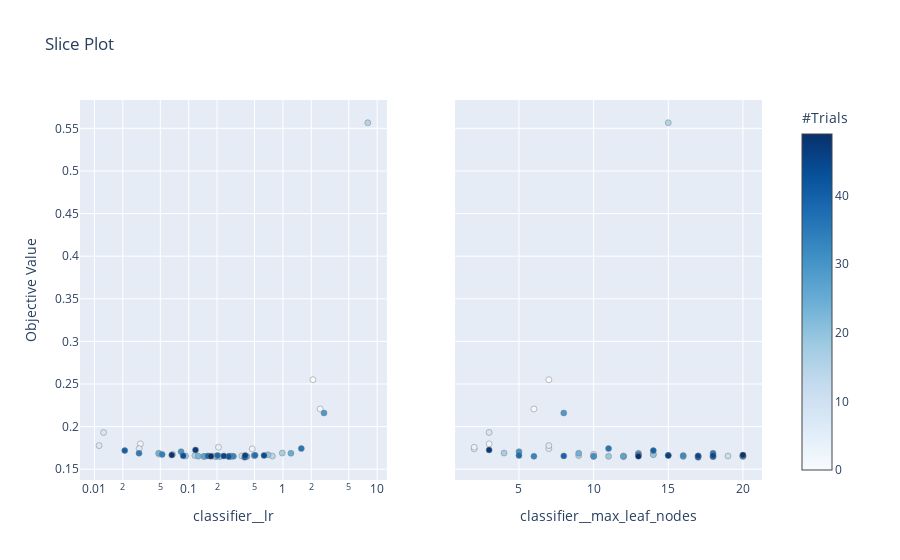

The notebook cell saved with this chart:
### Code cell
plot_slice(study)

### Figure 1 — Plotly figure (JSON) as saved in the notebook; plotly's stock layout.template omitted (floating-point values rounded to 4 significant figures)
{"data": [{"marker": {"color": [0, 1, 2, 3, 4, 5, 6, 7, 8, 9, 10, 11, 12, 13, 14, 15, 16, 17, 18, 19, 20, 21, 22, 23, 24, 25, 26, 27, 28, 29, 30, 31, 32, 33, 34, 35, 36, 37, 38, 39, 40, 41, 42, 43, 44, 45, 46, 47, 48, 49], "colorbar": {"title": {"text": "#Trials"}, "x": 1, "xpad": 40, "y": 0.5}, "colorscale": [[0, "rgb(247,251,255)"], [0.125, "rgb(222,235,247)"], [0.25, "rgb(198,219,239)"], [0.375, "rgb(158,202,225)"], [0.5, "rgb(107,174,214)"], [0.625, "rgb(66,146,198)"], [0.75, "rgb(33,113,181)"], [0.875, "rgb(8,81,156)"], [1, "rgb(8,48,107)"]], "line": {"color": "Grey", "width": 0.5}, "showscale": true}, "mode": "markers", "showlegend": false, "type": "scatter", "x": [2.081, 2.483, 0.03074, 0.4726, 0.2071, 0.04854, 0.02986, 0.01121, 0.01251, 0.06762, 0.1951, 0.1821, 0.3655, 0.1463, 0.7729, 7.958, 0.1165, 0.9846, 0.09275, 0.1961, 0.6939, 0.2153, 0.2858, 0.1264, 0.04807, 1.216, 0.4142, 0.1456, 0.2746, 2.73, 0.08316, 0.2698, 0.4963, 0.2985, 0.05234, 0.02974, 1.567, 0.5068, 0.2023, 0.1603, 0.02099, 0.3935, 0.2656, 0.08751, 0.6306, 0.2362, 0.3977, 0.1182, 0.06627, 0.1722], "xaxis": "x", "y": [0.255, 0.2207, 0.1797, 0.1739, 0.1757, 0.1677, 0.1742, 0.1777, 0.1931, 0.1675, 0.1647, 0.1654, 0.1655, 0.1649, 0.1654, 0.5565, 0.166, 0.1689, 0.1655, 0.1651, 0.167, 0.1648, 0.1653, 0.1653, 0.1688, 0.1687, 0.165, 0.1651, 0.165, 0.216, 0.1706, 0.1653, 0.166, 0.1651, 0.1673, 0.1687, 0.1742, 0.1662, 0.1662, 0.1656, 0.1718, 0.164, 0.1648, 0.1657, 0.1661, 0.1656, 0.166, 0.1725, 0.1667, 0.1652], "yaxis": "y"}, {"marker": {"color": [0, 1, 2, 3, 4, 5, 6, 7, 8, 9, 10, 11, 12, 13, 14, 15, 16, 17, 18, 19, 20, 21, 22, 23, 24, 25, 26, 27, 28, 29, 30, 31, 32, 33, 34, 35, 36, 37, 38, 39, 40, 41, 42, 43, 44, 45, 46, 47, 48, 49], "colorbar": {"title": {"text": "#Trials"}, "x": 1, "xpad": 40}, "colorscale": [[0, "rgb(247,251,255)"], [0.125, "rgb(222,235,247)"], [0.25, "rgb(198,219,239)"], [0.375, "rgb(158,202,225)"], [0.5, "rgb(107,174,214)"], [0.625, "rgb(66,146,198)"], [0.75, "rgb(33,113,181)"], [0.875, "rgb(8,81,156)"], [1, "rgb(8,48,107)"]], "line": {"color": "Grey", "width": 0.5}, "showscale": false}, "mode": "markers", "showlegend": false, "type": "scatter", "x": [7, 6, 3, 2, 2, 14, 7, 7, 3, 10, 18, 19, 20, 20, 12, 15, 9, 4, 17, 11, 14, 12, 17, 20, 9, 13, 16, 12, 10, 8, 5, 10, 16, 6, 13, 18, 11, 15, 5, 8, 14, 17, 18, 20, 18, 17, 15, 3, 20, 13], "xaxis": "x2", "y": [0.255, 0.2207, 0.1797, 0.1739, 0.1757, 0.1677, 0.1742, 0.1777, 0.1931, 0.1675, 0.1647, 0.1654, 0.1655, 0.1649, 0.1654, 0.5565, 0.166, 0.1689, 0.1655, 0.1651, 0.167, 0.1648, 0.1653, 0.1653, 0.1688, 0.1687, 0.165, 0.1651, 0.165, 0.216, 0.1706, 0.1653, 0.166, 0.1651, 0.1673, 0.1687, 0.1742, 0.1662, 0.1662, 0.1656, 0.1718, 0.164, 0.1648, 0.1657, 0.1661, 0.1656, 0.166, 0.1725, 0.1667, 0.1652], "yaxis": "y2"}], "layout": {"autosize": true, "title": {"text": "Slice Plot"}, "xaxis": {"anchor": "y", "autorange": true, "domain": [0, 0.45], "range": [-2.129, 1.079], "title": {"text": "classifier__lr"}, "type": "log"}, "xaxis2": {"anchor": "y2", "autorange": true, "domain": [0.55, 1], "range": [0.8754, 21.12], "title": {"text": "classifier__max_leaf_nodes"}, "type": "linear"}, "yaxis": {"anchor": "x", "autorange": true, "domain": [0, 1], "range": [0.1316, 0.5889], "title": {"text": "Objective Value"}, "type": "linear"}, "yaxis2": {"anchor": "x2", "autorange": true, "domain": [0, 1], "matches": "y", "range": [0.1316, 0.5889], "showticklabels": false, "type": "linear"}}}
